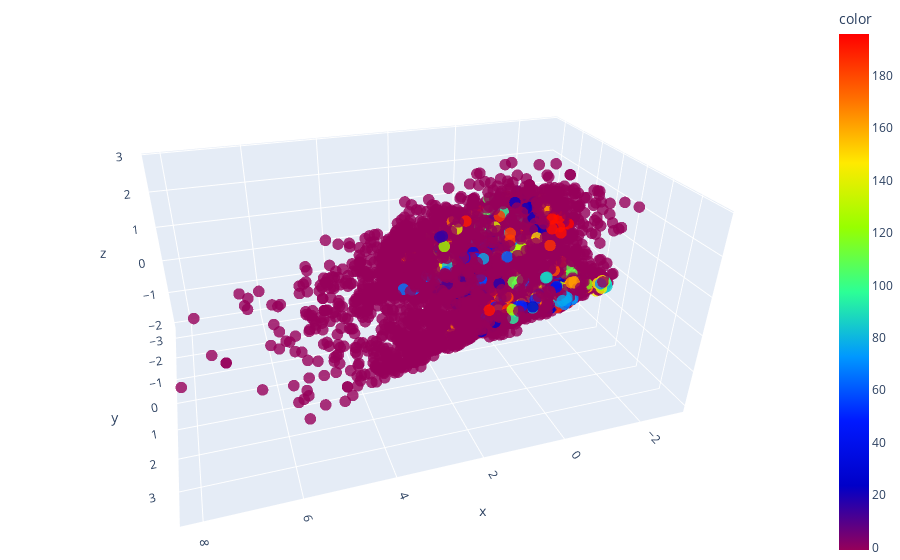

Write notebook code for a chart like this one.
### Code cell
fig = px.scatter_3d(X3D1, x=X3D2.PC1, y=X3D2.PC2, z=X3D2.PC3,
                    color=X3D2.cluster, 
               #     size=X3D1.cluster, 
               #     size_max=10,
                    opacity=0.8,
              #      color_continuous_scale=px.colors.diverging.PiYG,
                 #   color_discrete_sequence=px.colors.sequential.Plotly3
             #      color_continuous_scale=px.colors.diverging.PiYG, 
                    color_continuous_scale=px.colors.sequential.Rainbow, 
                    height=600
                   )
fig.update_traces(marker_size = 4)
#fig.show()

# tight layout
fig.update_layout(margin=dict(l=0, r=0, b=0, t=0))

### Figure 1 — Plotly figure (JSON) as saved in the notebook; plotly's stock layout.template omitted (floating-point values rounded to 4 significant figures; data arrays with more than 128 entries replaced by an {"elided": "..."} marker saying what was removed)
{"data": [{"hovertemplate": "x=%{x}<br>y=%{y}<br>z=%{z}<br>color=%{marker.color}<extra></extra>", "legendgroup": "", "marker": {"color": {"elided": "7344 int values"}, "coloraxis": "coloraxis", "opacity": 0.8, "size": 4, "symbol": "circle"}, "mode": "markers", "name": "", "scene": "scene", "showlegend": false, "type": "scatter3d", "x": {"elided": "7344 float values"}, "y": {"elided": "7344 float values"}, "z": {"elided": "7344 float values"}}], "layout": {"autosize": true, "coloraxis": {"colorbar": {"title": {"text": "color"}}, "colorscale": [[0, "rgb(150,0,90)"], [0.125, "rgb(0,0,200)"], [0.25, "rgb(0,25,255)"], [0.375, "rgb(0,152,255)"], [0.5, "rgb(44,255,150)"], [0.625, "rgb(151,255,0)"], [0.75, "rgb(255,234,0)"], [0.875, "rgb(255,111,0)"], [1, "rgb(255,0,0)"]]}, "legend": {"tracegroupgap": 0}, "margin": {"b": 0, "l": 0, "r": 0, "t": 0}, "scene": {"aspectmode": "auto", "aspectratio": {"x": 1.514, "y": 0.972, "z": 0.6796}, "camera": {"center": {"x": 0, "y": 0, "z": 0}, "eye": {"x": 0.5624, "y": 1.81, "z": 1.046}, "projection": {"type": "perspective"}, "up": {"x": 0, "y": 0, "z": 1}}, "domain": {"x": [0, 1], "y": [0, 1]}, "xaxis": {"title": {"text": "x"}, "type": "linear"}, "yaxis": {"title": {"text": "y"}, "type": "linear"}, "zaxis": {"title": {"text": "z"}, "type": "linear"}}}}
